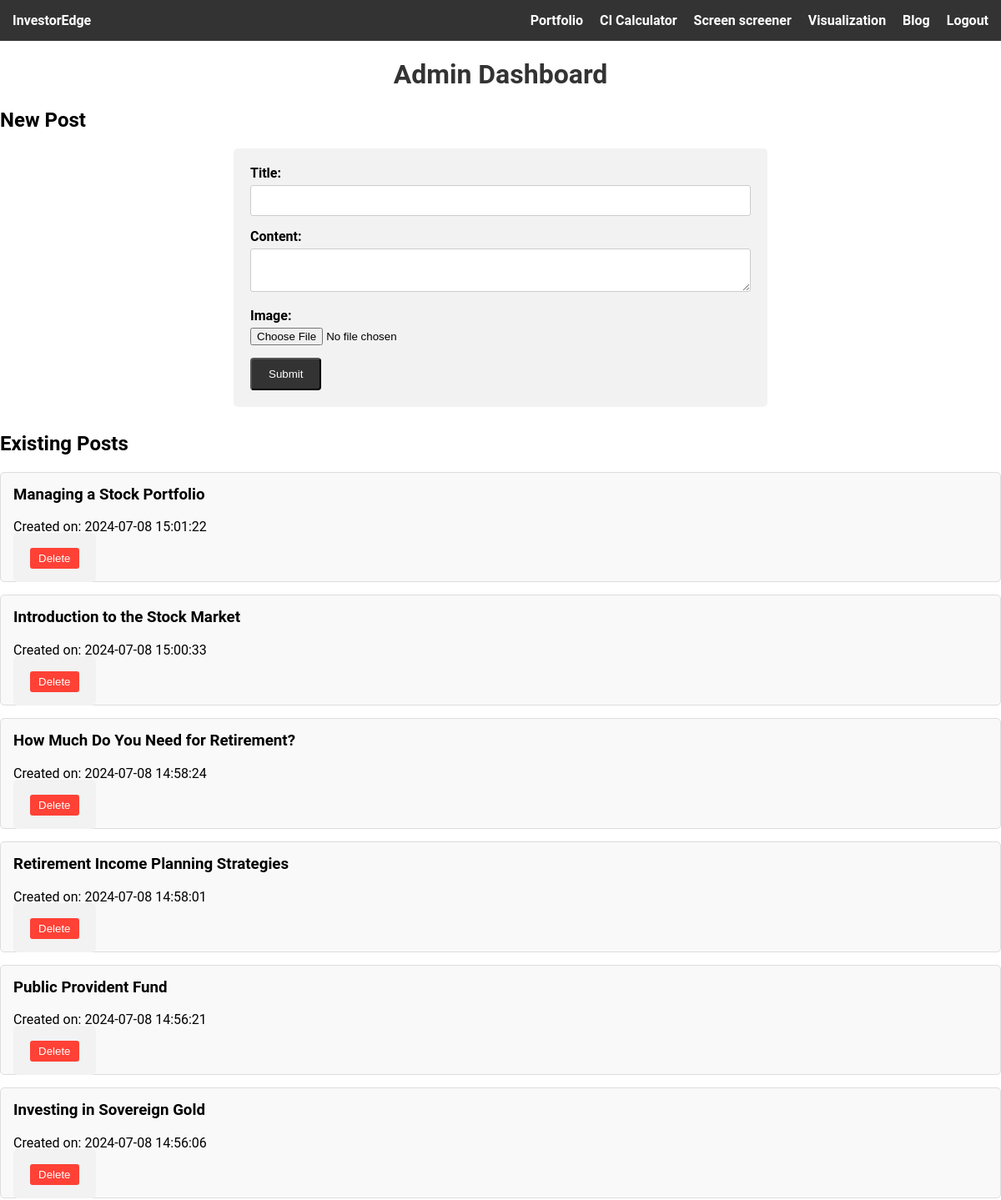
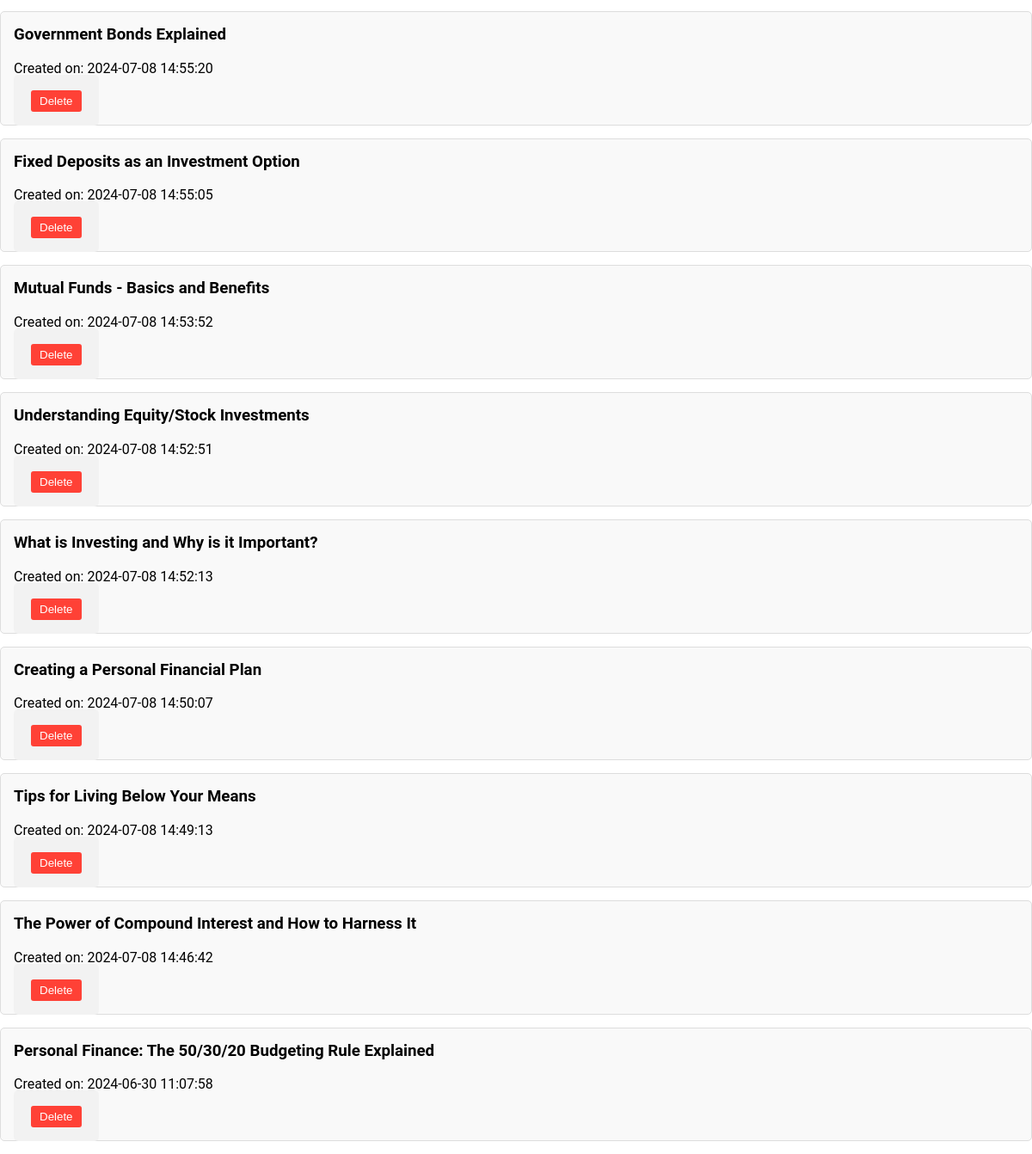
The page /admin (signed in) on the database its author committed (2 pictures, top to bottom).
### app.py (models this page shows, shortened)
class BlogPost(db.Model):
    id = db.Column(db.Integer, primary_key=True)
    title = db.Column(db.String(200), nullable=False)
    content = db.Column(db.Text, nullable=False)
    image_filename = db.Column(db.String(255))
    created_at = db.Column(db.DateTime, default=datetime.utcnow)

### app.py (the view, shortened to what this page needs)
@app.route('/admin', methods=['GET', 'POST'])
def new_post():
    if 'user' not in session or session['user'] != 'Admin':
        return "<h1>Admin only can access this page</h1>"
    posts = BlogPost.query.order_by(BlogPost.created_at.desc()).all()
    return render_template('new_post.html', posts=posts)

### templates/new_post.html (shortened to what this page needs)
<!DOCTYPE html>
<html>
<head>
    <link rel="stylesheet" href="{{ url_for('static', filename='css/styles.css') }}">
</head>
<body>
    <header>
        <nav>
            <a href="{{ url_for('index') }}" class="logo">InvestorEdge</a>
            <ul>
                <li><a href="{{ url_for('portfolio') }}">Portfolio</a></li>
                <li><a href="{{ url_for('compound_interest') }}">CI Calculator</a></li>
                <li><a href="{{ url_for('screener') }}">Screen screener</a></li>
                <li> <a href="{{ url_for('visualization') }}">Visualization</a></li>
                <li> <a href="{{ url_for('blog') }}">Blog</a></li>
                <li>    <a href="{{ url_for('logout') }}"> {{ user }} Logout</a></li>
            </ul>
        </nav>
    </header>
    <h1>Admin Dashboard</h1>
    <h2>New Post</h2>
    <form method="POST" action="{{ url_for('new_post') }}" enctype="multipart/form-data">
        <label for="title">Title:</label>
        <input type="text" id="title" name="title" required>
        <br>
        <label for="content">Content:</label>
        <textarea id="content" name="content" required></textarea>
        <br>
        <label for="image_file">Image:</label>
        <input type="file" id="image_file" name="image_file">
        <br>
        <input type="submit" value="Submit" class="btn">
    </form>
    <div class="post-list">
        <h2>Existing Posts</h2>
        {% for post in posts %}
            <div class="post-item">
                <h3>{{ post.title }}</h3>
                <p>Created on: {{ post.created_at.strftime('%Y-%m-%d %H:%M:%S') }}</p>
                <form class="delete-form" method="POST" action="{{ url_for('new_post') }}" onsubmit="return confirm('Are you sure you want to delete this post?');">
                    <button type="submit" class="delete-btn">Delete</button>
                </form>
            </div>
        {% endfor %}
    </div>
</body>
</html>

### static/css/styles.css (style rules this page uses)
body,pre { font-family: 'Roboto', sans-serif; margin: 0; padding: 0; }
header { background-color: #333; color: #fff; padding: 15px; }
nav { display: flex; justify-content: space-between; align-items: center; }
nav ul { display: flex; list-style-type: none; margin: 0; padding: 0; }
nav ul li { margin-left: 20px; }
nav ul li a, a { color: #fff; text-decoration: none; }
.btn { display: inline-block; background-color: #333; color: #fff; text-decoration: none; padding: 10px 20px; border-radius: 4px; }
.post-list { margin-top: 30px; }
.post-item { background-color: #f9f9f9; border: 1px solid #ddd; padding: 15px; margin-bottom: 15px; border-radius: 5px; }
.post-item h3 { margin-top: 0; }
.delete-form { display: inline; }
.delete-btn { background-color: #ff4136; color: white; border: none; padding: 5px 10px; cursor: pointer; border-radius: 3px; }
nav ul li a ,nav a { font-weight: bold; }

### templates/new_post.html (style rules this page uses)
h1 { text-align: center; color: #333; }
form { max-width: 600px; margin: 0 auto; background-color: #f2f2f2; padding: 20px; border-radius: 5px; }
label { display: block; margin-bottom: 5px; font-weight: bold; }
input[type="text"], textarea { width: 100%; padding: 10px; border: 1px solid #ccc; border-radius: 3px; box-sizing: border-box; margin-bottom: 15px; }
input[type="file"] { margin-bottom: 15px; }

### rows shown on the page
BlogPost: title "Managing a Stock Portfolio", created_at "2024-07-08 15:01:22"
BlogPost: title "Introduction to the Stock Market", created_at "2024-07-08 15:00:33"
BlogPost: title "How Much Do You Need for Retirement?", created_at "2024-07-08 14:58:24"
BlogPost: title "Retirement Income Planning Strategies", created_at "2024-07-08 14:58:01"
BlogPost: title "Public Provident Fund", created_at "2024-07-08 14:56:21"
BlogPost: title "Investing in Sovereign Gold", created_at "2024-07-08 14:56:06"
BlogPost: title "Government Bonds Explained", created_at "2024-07-08 14:55:20"
BlogPost: title "Fixed Deposits as an Investment Option", created_at "2024-07-08 14:55:05"
BlogPost: title "Mutual Funds - Basics and Benefits", created_at "2024-07-08 14:53:52"
BlogPost: title "Understanding Equity/Stock Investments", created_at "2024-07-08 14:52:51"
BlogPost: title "What is Investing and Why is it Important?", created_at "2024-07-08 14:52:13"
BlogPost: title "Creating a Personal Financial Plan", created_at "2024-07-08 14:50:07"
BlogPost: title "Tips for Living Below Your Means", created_at "2024-07-08 14:49:13"
BlogPost: title "The Power of Compound Interest and How to Harness It", created_at "2024-07-08 14:46:42"
BlogPost: title "Personal Finance: The 50/30/20 Budgeting Rule Explained", created_at "2024-06-30 11:07:58"
